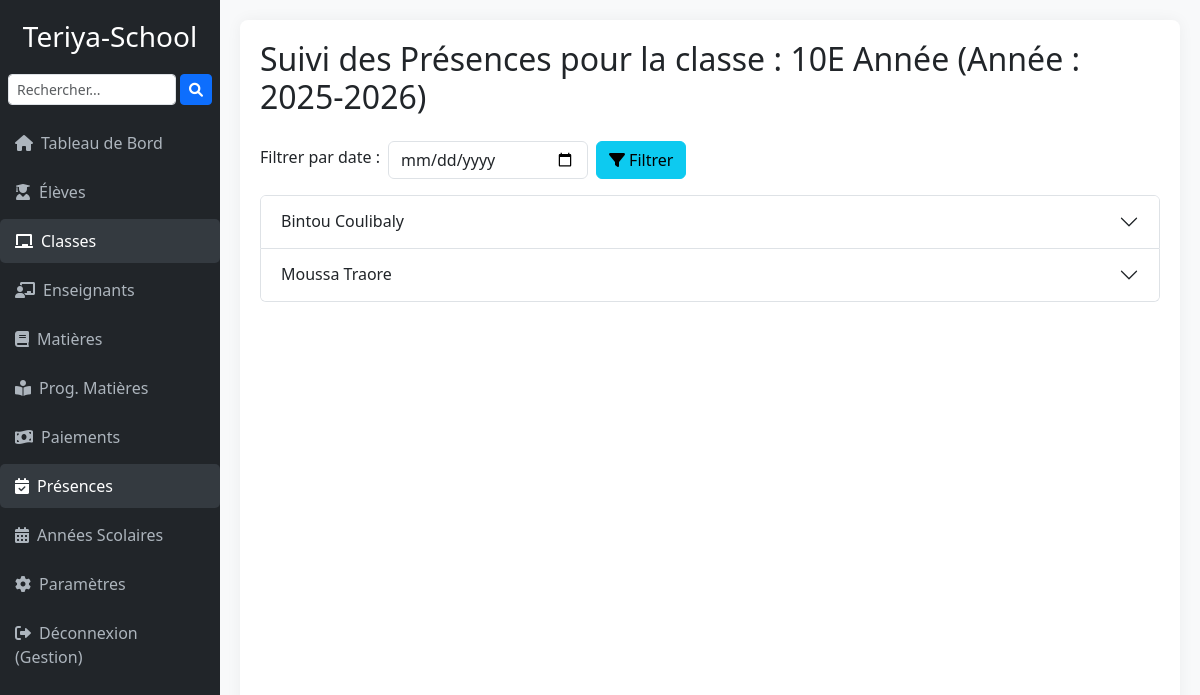
Page /presences/classe/2/suivi/ (signed in) on the committed database.
### dashboard/models.py (models this page shows, shortened)
class Profile(models.Model):
    user = models.OneToOneField(User, on_delete=models.CASCADE)
    ecole = models.ForeignKey("EcoleSettings", on_delete=models.CASCADE, null=True, blank=True)

class EcoleSettings(models.Model):
    ministere = models.CharField(
        max_length=255,
        blank=True,
        null=True,
        verbose_name="Ministère de Tutelle",
        help_text="Exemple : Ministère de l’Éducation Nationale"
    )
    academie = models.CharField(
        max_length=255,
        blank=True,
        null=True,
        verbose_name="Académie / Inspection",
        help_text="Exemple : Académie de Bamako Rive Droite"
    )
    commune = models.CharField(
        max_length=255,
        blank=True,
        null=True,
        verbose_name="Commune",
        help_text="Exemple : Commune IV du District de Bamako"
    )
    nom_etablissement = models.CharField(
        max_length=255,
        verbose_name="Nom de l'Établissement"
    )
    adresse_etablissement = models.CharField(
        max_length=255,
        blank=True,
        null=True,
        verbose_name="Adresse"
    )
    telephone = models.CharField(
        max_length=50,
        blank=True,
        null=True,
        verbose_name="Téléphone de l'Établissement"
    )
    email_contact = models.EmailField(
        blank=True,
        null=True,
        verbose_name="Email de Contact"
    )
    site_web = models.URLField(
        blank=True,
        null=True,
        verbose_name="Site Web"
    )
    code_etablissement = models.CharField(
        max_length=50,
        blank=True,
        null=True,
        unique=True,  # ✅ Chaque école doit avoir un code unique
        verbose_name="Code de l'Établissement",
        help_text="Code attribué par le ministère ou la direction académique"
    )
    logo = models.ImageField(
        upload_to='settings/assets/',
        blank=True,
        null=True,
        verbose_name="Logo de l'École"
    )
    cachet_admin = models.ImageField(
        upload_to='settings/assets/',
        blank=True,
        null=True,
        verbose_name="Cachet (Sceau) de l'Administration"
    )
    signature_directeur = models.ImageField(
        upload_to='settings/assets/',
        blank=True,
        null=True,
        verbose_name="Signature du Directeur/Responsable"
    )
    titre_signataire = models.CharField(
        max_length=100,
        default='Le Directeur',
        verbose_name="Titre du Signataire"
    )
    nom_signataire = models.CharField(
        max_length=255,
        blank=True,
        null=True,
        verbose_name="Nom du Signataire",
        help_text="Nom du directeur ou responsable signataire"
    )
    date_mise_a_jour = models.DateTimeField(
        auto_now=True,
        verbose_name="Dernière mise à jour"
    )
    class Meta:
        verbose_name = "École"
        verbose_name_plural = "Écoles"
        ordering = ['nom_etablissement']
    date_fin_essai = models.DateTimeField(
        blank=True,
        null=True,
        verbose_name="Fin de la période d'essai gratuite"
    )
    est_active = models.BooleanField(
        default=True,
        verbose_name="École active",
        help_text="Indique si l'école peut utiliser le système"
    )
    def periode_essai_expiree(self):
        return self.date_fin_essai and timezone.now() > self.date_fin_essai

class Classe(models.Model):
    ecole = models.ForeignKey(
        'EcoleSettings',
        on_delete=models.CASCADE,
        verbose_name="École",
        default=1)
    nom_classe = models.CharField(max_length=100, verbose_name="Nom de la Classe") # Ex: "7ème Année A", "Terminale L"
    niveau = models.CharField(max_length=50, verbose_name="Niveau Scolaire",
                              choices=[
                                  ('1AP', '1ère Année Fondamentale'), ('2AP', '2ème Année Fondamentale'),
                                  ('3AP', '3ème Année Fondamentale'), ('4AP', '4ème Année Fondamentale'),
                                  ('5AP', '5ème Année Fondamentale'), ('6AP', '6ème Année Fondamentale'),
                                  ('7AP', '7ème Année Fondamentale'), ('8AP', '8ème Année Fondamentale'),
                                  ('9AP', '9ème Année Fondamentale'),
                                  ('1AS', '1ère Année Secondaire'), ('2AS', '2ème Année Secondaire'),
                                  ('TL', 'Terminale L'), ('TS', 'Terminale S'), ('TC', 'Terminale C'),
                              ])
    serie = models.CharField(max_length=50, blank=True, null=True, verbose_name="Série (pour le Secondaire)")
    enseignant_principal = models.ForeignKey(Enseignant, on_delete=models.SET_NULL, null=True, blank=True,related_name='classes_principales', verbose_name= "Enseignant Principal")
    annee_scolaire = models.ForeignKey(AnneeScolaire, on_delete=models.CASCADE, verbose_name="Année Scolaire")
    class Meta:
        verbose_name = "Classe"
        verbose_name_plural = "Classes"
        unique_together = ('nom_classe', 'annee_scolaire')
        ordering = ['annee_scolaire', 'niveau', 'nom_classe']

class AnneeScolaire(models.Model):
    ecole = models.ForeignKey(
        'EcoleSettings',
        on_delete=models.CASCADE,
        verbose_name="École"
    )
    annee = models.CharField(
        max_length=9,
        verbose_name="Année Scolaire",
        help_text="Exemple : 2024-2025"
    )
    date_debut = models.DateField(verbose_name="Date de Début")
    date_fin = models.DateField(verbose_name="Date de Fin")
    active = models.BooleanField(
        default=False,
        verbose_name="Active (Année en cours)",
        help_text="Si cochée, cette année sera considérée comme l'année scolaire en cours."
    )
    class Meta:
        verbose_name = "Année Scolaire"
        verbose_name_plural = "Années Scolaires"
        ordering = ['-annee']  # Affiche l'année la plus récente en premier
        unique_together = ('ecole', 'annee')  # Unicité par école

class Etudiant(models.Model):
    ecole = models.ForeignKey(
        'EcoleSettings',
        on_delete=models.CASCADE,
        verbose_name="École",
        default=1)
    SEXE_CHOICES = [('M', 'Masculin'), ('F', 'Féminin')]
    SITUATION_CHOICES = [('Actif', 'Actif'), ('Ancien', 'Ancien'), ('Suspendu', 'Suspendu'), ('Radié', 'Radié')]
    nom = models.CharField(max_length=100, verbose_name="Nom")
    prenom = models.CharField(max_length=100, verbose_name="Prénom(s)")
    date_naissance = models.DateField(verbose_name="Date de Naissance")
    lieu_naissance = models.CharField(max_length=100, blank=True, null=True, verbose_name="Lieu de Naissance")
    genre = models.CharField(max_length=1, choices=SEXE_CHOICES, verbose_name="Sexe")
    nationalite = models.CharField(max_length=50, default='Malienne', verbose_name="Nationalité")
    adresse = models.CharField(max_length=200, blank=True, null=True, verbose_name="Adresse Résidentielle")
    ville = models.CharField(max_length=100, default='Bamako', verbose_name="Ville")
    contact_parent = models.CharField(max_length=50, blank=True, null=True, verbose_name="Contact Parent/Tuteur")
    email_parent = models.EmailField(blank=True, null=True, verbose_name="Email Parent/Tuteur")
    numero_matricule = models.CharField(max_length=50, unique=True, blank=True, null=True, verbose_name="Numéro Matricule")
    classe = models.ForeignKey(Classe, on_delete=models.SET_NULL, null=True, blank=True, verbose_name="Classe Actuelle")
    annee_scolaire_inscription = models.ForeignKey(AnneeScolaire, on_delete=models.CASCADE, verbose_name="Année d'Inscription")
    date_inscription = models.DateField(default=timezone.now, verbose_name="Date d'Inscription")
    photo_profil = models.ImageField(upload_to='photos_profil_eleves/', blank=True, null=True, verbose_name="Photo de Profil")
    statut = models.CharField(max_length=20, choices=SITUATION_CHOICES, default='Actif', verbose_name="Statut Actuel")
    class Meta:
        verbose_name = "Élève"
        verbose_name_plural = "Élèves"
        ordering = ['classe__nom_classe', 'nom', 'prenom']

### dashboard/views.py (the view)
# urls.py: path('presences/classe/<int:classe_id>/suivi/', views.suivi_presence_classe, name='suivi_presence_classe'),
@login_required
def suivi_presence_classe(request, classe_id):
    ecole = get_user_ecole(request)
    if not ecole:
        messages.error(request, "Vous n'êtes associé à aucune école.")
        return redirect('dashboard_accueil')
    classe = get_object_or_404(Classe, pk=classe_id, ecole=ecole)
    annee_active = AnneeScolaire.objects.filter(active=True, ecole=ecole).first()
    if not annee_active:
        messages.warning(request, "Aucune année scolaire active n'est définie pour votre école.")
        return redirect('liste_annees_scolaires')
    date_filtre = request.GET.get('date')
    if date_filtre:
        try:
            date_filtre = datetime.strptime(date_filtre, '%Y-%m-%d').date()
        except ValueError:
            date_filtre = None
    etudiants = Etudiant.objects.filter(
        classe=classe,
        annee_scolaire_inscription=annee_active,
        ecole=ecole
    ).order_by('nom', 'prenom')
    presences_par_etudiant = {}
    for etudiant in etudiants:
        presences_query = Presence.objects.filter(
            etudiant=etudiant,
            classe=classe,
            annee_scolaire=annee_active,
            ecole=ecole
        )
        if date_filtre:
            presences_query = presences_query.filter(date=date_filtre)
        presences_par_etudiant[etudiant] = presences_query.order_by('-date')
    context = {
        'classe': classe,
        'presences_par_etudiant': presences_par_etudiant,
        'date_filtre': date_filtre,
        'annee_active': annee_active,
        'toutes_les_classes': Classe.objects.filter(ecole=ecole).order_by('nom_classe'),
    }
    return render(request, 'dashboard/presences/suivi_presence_classe.html', context)

### dashboard/templates/dashboard/presences/suivi_presence_classe.html (shortened to what this page needs)
{% extends 'dashboard/base.html' %}
{% block content %}
    <h2 class="mb-4">Suivi des Présences pour la classe : {{ classe.nom_classe }} (Année : {{ annee_active.annee }})</h2>
    <div class="mb-3">
        <form method="GET" action="{% url 'suivi_presence_classe' classe.pk %}" class="d-flex">
            <label for="date_filter" class="form-label me-2 mt-1">Filtrer par date :</label>
            <input type="date" id="date_filter" name="date" class="form-control me-2" style="max-width: 200px;" value="{{ date_filtre|date:'Y-m-d' }}">
            <button type="submit" class="btn btn-info"><i class="fas fa-filter me-1"></i>Filtrer</button>
        </form>
    </div>
    {% if presences_par_etudiant %}
        <div class="accordion" id="accordionPresence">
            {% for etudiant, presences in presences_par_etudiant.items %}
            <div class="accordion-item">
                <h2 class="accordion-header" id="heading{{ etudiant.pk }}">
                    <button class="accordion-button collapsed" type="button" data-bs-toggle="collapse" data-bs-target="#collapse{{ etudiant.pk }}" aria-expanded="false" aria-controls="collapse{{ etudiant.pk }}">
                        {{ etudiant.prenom }} {{ etudiant.nom }}
                    </button>
                </h2>
            </div>
            {% endfor %}
        </div>
    {% else %}
        <p class="alert alert-info">Aucun élève trouvé dans cette classe pour le suivi des présences ou aucune présence enregistrée {% if date_filtre %} à cette date{% endif %}.</p>
    {% endif %}
{% endblock %}

### dashboard/templates/dashboard/base.html (shortened to what this page needs)
<!DOCTYPE html>
<html lang="fr">
<head>
    <link href="https://cdn.jsdelivr.net/npm/bootstrap@5.3.0/dist/css/bootstrap.min.css" rel="stylesheet">
    <link rel="stylesheet" href="https://cdnjs.cloudflare.com/ajax/libs/font-awesome/6.0.0-beta3/css/all.min.css">
</head>
<body>
<div class="wrapper">
    <div class="sidebar">
        <h3>
            {% if request.user.profile.ecole %}
                {{ request.user.profile.ecole.nom_etablissement }}
            {% else %}
                Gestion Multi-École
            {% endif %}
        </h3>
    <form method="get" action="{% url 'recherche_etudiants_globale' %}" class="d-flex mb-3 px-2">
        <input type="text" name="q" class="form-control form-control-sm me-1" placeholder="Rechercher..." required>
        <button type="submit" class="btn btn-sm btn-primary"><i class="fas fa-search"></i></button>
    </form>
        <ul class="nav flex-column">
            <li class="nav-item">
                <a class="nav-link {% if request.resolver_match.url_name == 'dashboard_accueil' %}active{% endif %}" href="{% url 'dashboard_accueil' %}">
                    <i class="fas fa-home me-2"></i>Tableau de Bord
                </a>
            </li>
            <li class="nav-item">
                <a class="nav-link {% if 'etudiant' in request.resolver_match.url_name %}active{% endif %}" href="{% url 'liste_etudiants' %}">
                    <i class="fas fa-user-graduate me-2"></i>Élèves
                </a>
            </li>
            <li class="nav-item">
                <a class="nav-link {% if 'classe' in request.resolver_match.url_name %}active{% endif %}" href="{% url 'liste_classes' %}">
                    <i class="fas fa-chalkboard me-2"></i>Classes
                </a>
            </li>
            <li class="nav-item">
                <a class="nav-link {% if 'enseignant' in request.resolver_match.url_name %}active{% endif %}" href="{% url 'liste_enseignants' %}">
                    <i class="fas fa-chalkboard-teacher me-2"></i>Enseignants
                </a>
            </li>
            <li class="nav-item">
                <a class="nav-link {% if 'matiere' in request.resolver_match.url_name %}active{% endif %}" href="{% url 'liste_matieres' %}">
                    <i class="fas fa-book me-2"></i>Matières
                </a>
            </li>
            <li class="nav-item">
                <a class="nav-link {% if 'programme_matiere' in request.resolver_match.url_name %}active{% endif %}" href="{% url 'liste_programmes_matiere' %}">
                    <i class="fas fa-book-reader me-2"></i>Prog. Matières
                </a>
            </li>
            <li class="nav-item">
                <a class="nav-link {% if 'paiement' in request.resolver_match.url_name %}active{% endif %}" href="{% url 'liste_paiements_par_classe_etudiant' %}">
                    <i class="fas fa-money-bill-wave me-2"></i>Paiements
                </a>
            </li>
            <li class="nav-item">
                <a class="nav-link {% if 'presence' in request.resolver_match.url_name %}active{% endif %}" href="{% url 'liste_presences' %}">
                    <i class="fas fa-calendar-check me-2"></i>Présences
                </a>
            </li>
            <li class="nav-item">
                <a class="nav-link {% if 'annee_scolaire' in request.resolver_match.url_name %}active{% endif %}" href="{% url 'liste_annees_scolaires' %}">
                    <i class="fas fa-calendar-alt me-2"></i>Années Scolaires
                </a>
            </li>
            <li class="nav-item">
                <a class="nav-link {% if request.resolver_match.url_name == 'ecole_settings' %}active{% endif %}" href="{% url 'ecole_settings' %}">
                    <i class="fas fa-cog me-2"></i>Paramètres
                </a>
            </li>
            {% if user.is_authenticated %}
            <li class="nav-item mt-auto">
                <a class="nav-link" href="{% url 'logout' %}">
                    <i class="fas fa-sign-out-alt me-2"></i>Déconnexion ({{ user.username }})
                </a>
            </li>
            {% endif %}
        </ul>
    </div>
    <div class="main-content">
        <div class="content">
            {% block content %}{% endblock %}
        </div>
    </div>
</div>
</body>
</html>

### rows in the picture
Classe: nom_classe "10E Année"
AnneeScolaire: annee "2025-2026"
Etudiant: prenom "Bintou", nom "Coulibaly"
Etudiant: prenom "Moussa", nom "Traore"

### other values in the picture
{{ request.user.profile.ecole.nom_etablissement }} "Teriya-School"
{{ user.username }} "Gestion"
